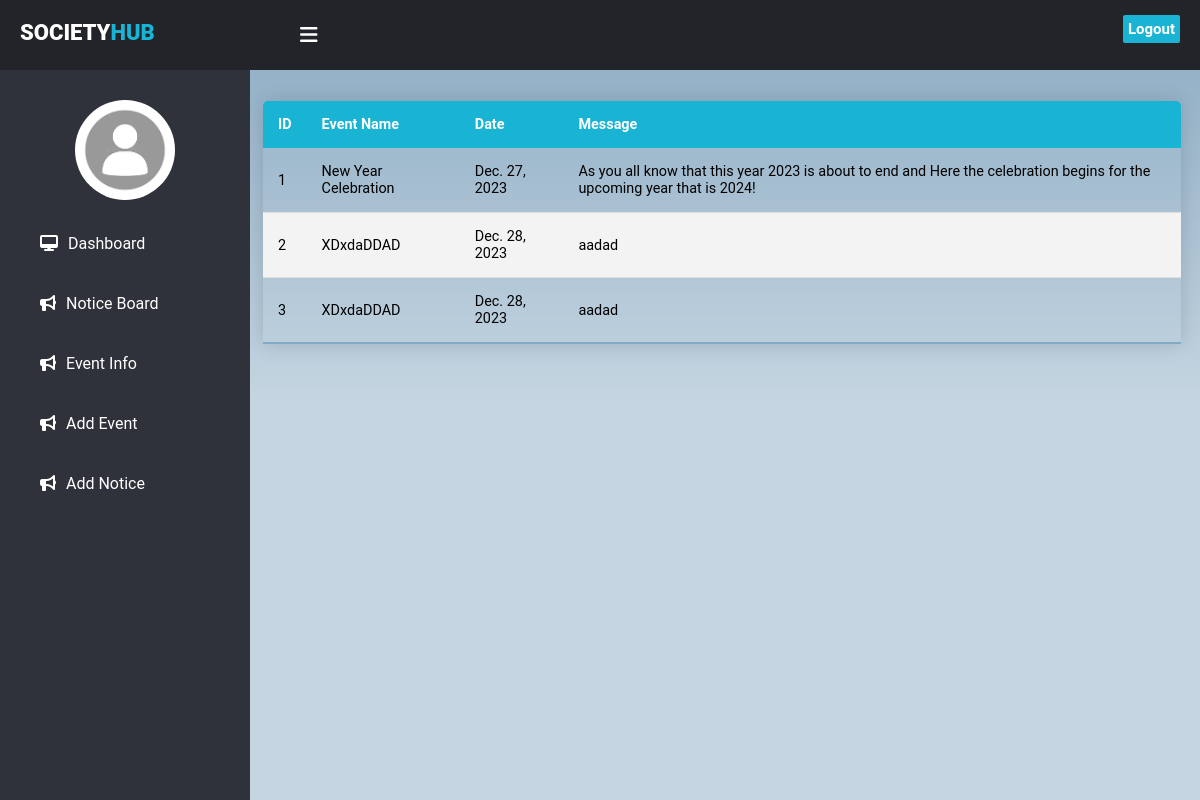
The app's page /adminevent/ with its own data.
### myapp/models.py (models this page shows)
class Event(models.Model):
    title = models.CharField(max_length=255)
    description = models.TextField()
    date = models.DateField(default=timezone.now())

### myapp/views.py (the view)
# urls.py: path('adminevent/',views.adminevent,name='adminevent'),
def adminevent(request):
    events=Event.objects.all()
    return render(request,'adminviewevent.html',{'events':events})

### myapp/templates/adminviewevent.html (shortened to what this page needs)
{% load static %}
<!DOCTYPE html>
<html lang="en">
<head>
    <link rel="stylesheet" href="{% static 'css/dashstyle.css' %}">
</head>
<body>
    <header>
      <label for="check">
        <i class="fas fa-bars" id="sidebar_btn"></i>
      </label>
      <div class="left_area">
        <h3>Society<span>HUB</span></h3>
      </div>
      <div class="right_area">
        <a href="{% url 'userlogout' %}" class="logout_btn">Logout</a>
      </div>
    </header>
    <div class="sidebar">
      <center>
        <img src="{% static 'images/download.png' %}" class="profile_image" alt="">
      </center>
      <a href="{% url 'adminpannel' %}" class="active"><i class="fas fa-desktop"></i><span>Dashboard</span></a>
      <a href="{% url 'adminnotice'%}"><i class="fas fa-bullhorn"></i><span>Notice Board</span></a>
      <a href="{% url 'adminevent' %}" class="active"><i class="fas fa-bullhorn"></i><span>Event Info</span></a>
      <a href="{% url 'addevent' %}" class="active"><i class="fas fa-bullhorn"></i><span>Add Event </span></a>
      <a href="{% url 'addnotice' %}" class="active"><i class="fas fa-bullhorn"></i><span>Add Notice </span></a>
    </div>
    <div class="content"><br><br><br><br>
      <table class="content-table">
        <thead>
          <tr>
            <th>ID</th>
            <th>Event Name</th>
            <th>Date</th>
            <th>Message</th>
          </tr>
        </thead>
        <tbody>
          {% for i in events %}
            <tr>
              <td>{{ forloop.counter }}</td>
              <td>{{ i.title }}</td>
              <td>{{ i.date }}</td>
              <td>{{ i.description }}</td>
            </tr>
          {% endfor %}
        </tbody>
      </table>
    </div>
</body>
</html>

### myapp/static/css/dashstyle.css (style rules this page uses)
body { margin: 0; padding: 0; font-family: "Roboto", sans-serif; }
header { position:fixed; background: #22242A; padding: 20px; width: 100%; height: 30px; }
.left_area h3 { color: #fff; margin: 0; text-transform: uppercase; font-size: 22px; font-weight: 900; }
.left_area span { color: #19B3D3; }
.logout_btn { padding: 5px; background: #19B3D3; text-decoration: none; float: right; margin-top: -30px; margin-right: 40px; border-radius: 2px; font-size: 15px; font-weight: 600; color: #fff; transition: 0.5s; transition-property: background; }
.sidebar { background: #2f323a; margin-top: 70px; padding-top: 30px; position: fixed; left: 0; width: 250px; height: 100%; transition: 0.5s; transition-property: left; }
.sidebar .profile_image { width: 100px; height: 100px; border-radius: 100px; margin-bottom: 10px; }
.sidebar a { color: #fff; display: block; width: 100%; line-height: 60px; text-decoration: none; padding-left: 40px; box-sizing: border-box; }
.sidebar i { padding-right: 10px; }
label #sidebar_btn { z-index: 1; color: #fff; position: fixed; cursor: pointer; left: 300px; font-size: 20px; margin: 5px 0; transition: 0.5s; transition-property: color; }
.content { margin-left: 250px; overflow: auto; background: url(Images/background.png) no-repeat; background-position: center; background-size: cover; height: 100vh; transition: 0.5s; }

### myapp/templates/adminviewevent.html (style rules this page uses)
.content-table { border-collapse: collapse; margin: 25px 19px; margin-left: 13px; font-size: 0.9em; min-width: 400px; border-radius: 5px 5px 0 0; overflow: hidden; box-shadow: 0 0 20px rgba(0, 0, 0, 0.15); }
.content-table thead tr { background-color: #19B3D3; color: #ffffff; text-align: left; font-weight: 900; }
.content-table th, .content-table td { padding: 15px 15px; }
.content-table tbody tr { border-bottom: 1px solid #dddddd; }
.content-table tbody tr:nth-of-type(even) { background-color: #f3f3f3; }
.content-table tbody tr:last-of-type { border-bottom: 2px solid #82abc7; }

### records on screen
Event: title "New Year Celebration", date "Dec. 27, 2023", description "As you all know that this year 2023 is about to end and Here the celebration begins for the upcoming year that is 2024!"
Event: title "XDxdaDDAD", date "Dec. 28, 2023", description "aadad"
Event: title "XDxdaDDAD", date "Dec. 28, 2023", description "aadad"
